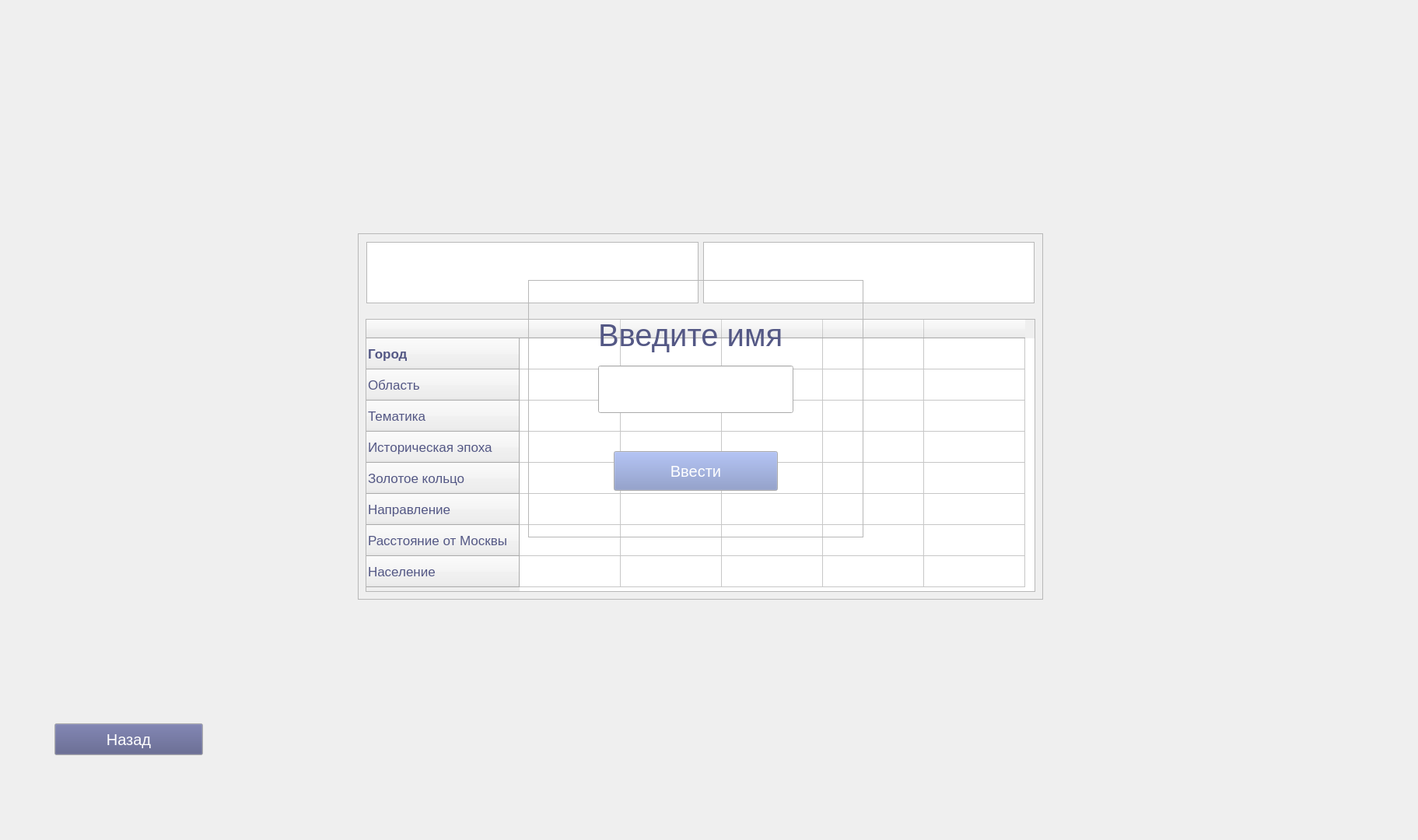
<?xml version="1.0" encoding="UTF-8"?>
<ui version="4.0">
 <class>MainWindow</class>
 <widget class="QMainWindow" name="MainWindow">
  <property name="enabled">
   <bool>true</bool>
  </property>
  <property name="geometry">
   <rect>
    <x>0</x>
    <y>0</y>
    <width>1823</width>
    <height>1080</height>
   </rect>
  </property>
  <property name="windowTitle">
   <string>MainWindow</string>
  </property>
  <widget class="QWidget" name="centralWidget">
   <property name="enabled">
    <bool>true</bool>
   </property>
   <widget class="QLabel" name="label_bkgrd">
    <property name="geometry">
     <rect>
      <x>0</x>
      <y>0</y>
      <width>1920</width>
      <height>1080</height>
     </rect>
    </property>
    <property name="text">
     <string/>
    </property>
    <property name="pixmap">
     <pixmap>background.png</pixmap>
    </property>
   </widget>
   <widget class="QPushButton" name="btn_back">
    <property name="geometry">
     <rect>
      <x>70</x>
      <y>930</y>
      <width>191</width>
      <height>41</height>
     </rect>
    </property>
    <property name="palette">
     <palette>
      <active>
       <colorrole role="Button">
        <brush brushstyle="SolidPattern">
         <color alpha="255">
          <red>84</red>
          <green>88</green>
          <blue>133</blue>
         </color>
        </brush>
       </colorrole>
       <colorrole role="ButtonText">
        <brush brushstyle="SolidPattern">
         <color alpha="255">
          <red>255</red>
          <green>255</green>
          <blue>255</blue>
         </color>
        </brush>
       </colorrole>
      </active>
      <inactive>
       <colorrole role="Button">
        <brush brushstyle="SolidPattern">
         <color alpha="255">
          <red>84</red>
          <green>88</green>
          <blue>133</blue>
         </color>
        </brush>
       </colorrole>
       <colorrole role="ButtonText">
        <brush brushstyle="SolidPattern">
         <color alpha="255">
          <red>255</red>
          <green>255</green>
          <blue>255</blue>
         </color>
        </brush>
       </colorrole>
      </inactive>
      <disabled>
       <colorrole role="Button">
        <brush brushstyle="SolidPattern">
         <color alpha="255">
          <red>84</red>
          <green>88</green>
          <blue>133</blue>
         </color>
        </brush>
       </colorrole>
       <colorrole role="ButtonText">
        <brush brushstyle="SolidPattern">
         <color alpha="255">
          <red>190</red>
          <green>190</green>
          <blue>190</blue>
         </color>
        </brush>
       </colorrole>
      </disabled>
     </palette>
    </property>
    <property name="font">
     <font>
      <pointsize>15</pointsize>
      <stylestrategy>PreferAntialias</stylestrategy>
     </font>
    </property>
    <property name="text">
     <string>Назад</string>
    </property>
   </widget>
   <widget class="QFrame" name="frame_login">
    <property name="geometry">
     <rect>
      <x>679</x>
      <y>360</y>
      <width>431</width>
      <height>331</height>
     </rect>
    </property>
    <property name="frameShape">
     <enum>QFrame::StyledPanel</enum>
    </property>
    <property name="frameShadow">
     <enum>QFrame::Raised</enum>
    </property>
    <widget class="QLabel" name="label_welcome">
     <property name="geometry">
      <rect>
       <x>90</x>
       <y>40</y>
       <width>251</width>
       <height>61</height>
      </rect>
     </property>
     <property name="palette">
      <palette>
       <active>
        <colorrole role="WindowText">
         <brush brushstyle="SolidPattern">
          <color alpha="255">
           <red>84</red>
           <green>88</green>
           <blue>133</blue>
          </color>
         </brush>
        </colorrole>
       </active>
       <inactive>
        <colorrole role="WindowText">
         <brush brushstyle="SolidPattern">
          <color alpha="255">
           <red>84</red>
           <green>88</green>
           <blue>133</blue>
          </color>
         </brush>
        </colorrole>
       </inactive>
       <disabled>
        <colorrole role="WindowText">
         <brush brushstyle="SolidPattern">
          <color alpha="255">
           <red>190</red>
           <green>190</green>
           <blue>190</blue>
          </color>
         </brush>
        </colorrole>
       </disabled>
      </palette>
     </property>
     <property name="font">
      <font>
       <pointsize>30</pointsize>
      </font>
     </property>
     <property name="text">
      <string>Введите имя</string>
     </property>
    </widget>
    <widget class="QLabel" name="label_login">
     <property name="geometry">
      <rect>
       <x>-30</x>
       <y>0</y>
       <width>461</width>
       <height>331</height>
      </rect>
     </property>
     <property name="lineWidth">
      <number>1</number>
     </property>
     <property name="text">
      <string/>
     </property>
     <property name="pixmap">
      <pixmap>fon.jpg</pixmap>
     </property>
    </widget>
    <widget class="QPushButton" name="btn_login">
     <property name="geometry">
      <rect>
       <x>110</x>
       <y>220</y>
       <width>211</width>
       <height>51</height>
      </rect>
     </property>
     <property name="palette">
      <palette>
       <active>
        <colorrole role="WindowText">
         <brush brushstyle="SolidPattern">
          <color alpha="255">
           <red>0</red>
           <green>0</green>
           <blue>0</blue>
          </color>
         </brush>
        </colorrole>
        <colorrole role="Button">
         <brush brushstyle="SolidPattern">
          <color alpha="255">
           <red>127</red>
           <green>144</green>
           <blue>196</blue>
          </color>
         </brush>
        </colorrole>
        <colorrole role="Text">
         <brush brushstyle="SolidPattern">
          <color alpha="255">
           <red>255</red>
           <green>255</green>
           <blue>255</blue>
          </color>
         </brush>
        </colorrole>
        <colorrole role="ButtonText">
         <brush brushstyle="SolidPattern">
          <color alpha="255">
           <red>255</red>
           <green>255</green>
           <blue>255</blue>
          </color>
         </brush>
        </colorrole>
        <colorrole role="PlaceholderText">
         <brush brushstyle="SolidPattern">
          <color alpha="128">
           <red>255</red>
           <green>255</green>
           <blue>255</blue>
          </color>
         </brush>
        </colorrole>
       </active>
       <inactive>
        <colorrole role="WindowText">
         <brush brushstyle="SolidPattern">
          <color alpha="255">
           <red>0</red>
           <green>0</green>
           <blue>0</blue>
          </color>
         </brush>
        </colorrole>
        <colorrole role="Button">
         <brush brushstyle="SolidPattern">
          <color alpha="255">
           <red>127</red>
           <green>144</green>
           <blue>196</blue>
          </color>
         </brush>
        </colorrole>
        <colorrole role="Text">
         <brush brushstyle="SolidPattern">
          <color alpha="255">
           <red>255</red>
           <green>255</green>
           <blue>255</blue>
          </color>
         </brush>
        </colorrole>
        <colorrole role="ButtonText">
         <brush brushstyle="SolidPattern">
          <color alpha="255">
           <red>255</red>
           <green>255</green>
           <blue>255</blue>
          </color>
         </brush>
        </colorrole>
        <colorrole role="PlaceholderText">
         <brush brushstyle="SolidPattern">
          <color alpha="128">
           <red>255</red>
           <green>255</green>
           <blue>255</blue>
          </color>
         </brush>
        </colorrole>
       </inactive>
       <disabled>
        <colorrole role="WindowText">
         <brush brushstyle="SolidPattern">
          <color alpha="255">
           <red>190</red>
           <green>190</green>
           <blue>190</blue>
          </color>
         </brush>
        </colorrole>
        <colorrole role="Button">
         <brush brushstyle="SolidPattern">
          <color alpha="255">
           <red>127</red>
           <green>144</green>
           <blue>196</blue>
          </color>
         </brush>
        </colorrole>
        <colorrole role="Text">
         <brush brushstyle="SolidPattern">
          <color alpha="255">
           <red>190</red>
           <green>190</green>
           <blue>190</blue>
          </color>
         </brush>
        </colorrole>
        <colorrole role="ButtonText">
         <brush brushstyle="SolidPattern">
          <color alpha="255">
           <red>190</red>
           <green>190</green>
           <blue>190</blue>
          </color>
         </brush>
        </colorrole>
        <colorrole role="PlaceholderText">
         <brush brushstyle="SolidPattern">
          <color alpha="128">
           <red>0</red>
           <green>0</green>
           <blue>0</blue>
          </color>
         </brush>
        </colorrole>
       </disabled>
      </palette>
     </property>
     <property name="font">
      <font>
       <pointsize>15</pointsize>
       <stylestrategy>PreferDefault</stylestrategy>
      </font>
     </property>
     <property name="text">
      <string>Ввести</string>
     </property>
    </widget>
    <widget class="QLineEdit" name="line_name_input">
     <property name="geometry">
      <rect>
       <x>90</x>
       <y>110</y>
       <width>251</width>
       <height>61</height>
      </rect>
     </property>
     <property name="font">
      <font>
       <pointsize>25</pointsize>
      </font>
     </property>
     <property name="layoutDirection">
      <enum>Qt::LeftToRight</enum>
     </property>
     <property name="alignment">
      <set>Qt::AlignCenter</set>
     </property>
    </widget>
    <zorder>label_login</zorder>
    <zorder>label_welcome</zorder>
    <zorder>line_name_input</zorder>
    <zorder>btn_login</zorder>
   </widget>
   <widget class="QFrame" name="frame_cities">
    <property name="geometry">
     <rect>
      <x>460</x>
      <y>300</y>
      <width>881</width>
      <height>471</height>
     </rect>
    </property>
    <property name="palette">
     <palette>
      <active>
       <colorrole role="WindowText">
        <brush brushstyle="SolidPattern">
         <color alpha="255">
          <red>0</red>
          <green>0</green>
          <blue>0</blue>
         </color>
        </brush>
       </colorrole>
       <colorrole role="Midlight">
        <brush brushstyle="SolidPattern">
         <color alpha="255">
          <red>127</red>
          <green>144</green>
          <blue>196</blue>
         </color>
        </brush>
       </colorrole>
       <colorrole role="Dark">
        <brush brushstyle="SolidPattern">
         <color alpha="255">
          <red>84</red>
          <green>88</green>
          <blue>133</blue>
         </color>
        </brush>
       </colorrole>
       <colorrole role="Text">
        <brush brushstyle="SolidPattern">
         <color alpha="255">
          <red>0</red>
          <green>0</green>
          <blue>0</blue>
         </color>
        </brush>
       </colorrole>
       <colorrole role="ButtonText">
        <brush brushstyle="SolidPattern">
         <color alpha="255">
          <red>0</red>
          <green>0</green>
          <blue>0</blue>
         </color>
        </brush>
       </colorrole>
       <colorrole role="PlaceholderText">
        <brush brushstyle="SolidPattern">
         <color alpha="128">
          <red>0</red>
          <green>0</green>
          <blue>0</blue>
         </color>
        </brush>
       </colorrole>
      </active>
      <inactive>
       <colorrole role="WindowText">
        <brush brushstyle="SolidPattern">
         <color alpha="255">
          <red>0</red>
          <green>0</green>
          <blue>0</blue>
         </color>
        </brush>
       </colorrole>
       <colorrole role="Midlight">
        <brush brushstyle="SolidPattern">
         <color alpha="255">
          <red>127</red>
          <green>144</green>
          <blue>196</blue>
         </color>
        </brush>
       </colorrole>
       <colorrole role="Dark">
        <brush brushstyle="SolidPattern">
         <color alpha="255">
          <red>84</red>
          <green>88</green>
          <blue>133</blue>
         </color>
        </brush>
       </colorrole>
       <colorrole role="Text">
        <brush brushstyle="SolidPattern">
         <color alpha="255">
          <red>0</red>
          <green>0</green>
          <blue>0</blue>
         </color>
        </brush>
       </colorrole>
       <colorrole role="ButtonText">
        <brush brushstyle="SolidPattern">
         <color alpha="255">
          <red>0</red>
          <green>0</green>
          <blue>0</blue>
         </color>
        </brush>
       </colorrole>
       <colorrole role="PlaceholderText">
        <brush brushstyle="SolidPattern">
         <color alpha="128">
          <red>0</red>
          <green>0</green>
          <blue>0</blue>
         </color>
        </brush>
       </colorrole>
      </inactive>
      <disabled>
       <colorrole role="WindowText">
        <brush brushstyle="SolidPattern">
         <color alpha="255">
          <red>84</red>
          <green>88</green>
          <blue>133</blue>
         </color>
        </brush>
       </colorrole>
       <colorrole role="Midlight">
        <brush brushstyle="SolidPattern">
         <color alpha="255">
          <red>127</red>
          <green>144</green>
          <blue>196</blue>
         </color>
        </brush>
       </colorrole>
       <colorrole role="Dark">
        <brush brushstyle="SolidPattern">
         <color alpha="255">
          <red>84</red>
          <green>88</green>
          <blue>133</blue>
         </color>
        </brush>
       </colorrole>
       <colorrole role="Text">
        <brush brushstyle="SolidPattern">
         <color alpha="255">
          <red>84</red>
          <green>88</green>
          <blue>133</blue>
         </color>
        </brush>
       </colorrole>
       <colorrole role="ButtonText">
        <brush brushstyle="SolidPattern">
         <color alpha="255">
          <red>84</red>
          <green>88</green>
          <blue>133</blue>
         </color>
        </brush>
       </colorrole>
       <colorrole role="PlaceholderText">
        <brush brushstyle="SolidPattern">
         <color alpha="128">
          <red>0</red>
          <green>0</green>
          <blue>0</blue>
         </color>
        </brush>
       </colorrole>
      </disabled>
     </palette>
    </property>
    <property name="frameShape">
     <enum>QFrame::StyledPanel</enum>
    </property>
    <property name="frameShadow">
     <enum>QFrame::Raised</enum>
    </property>
    <widget class="QWidget" name="horizontalLayoutWidget">
     <property name="geometry">
      <rect>
       <x>0</x>
       <y>0</y>
       <width>881</width>
       <height>101</height>
      </rect>
     </property>
     <layout class="QHBoxLayout" name="horizontalLayout">
      <item>
       <widget class="QTextBrowser" name="text_like_cities">
        <property name="font">
         <font>
          <pointsize>14</pointsize>
         </font>
        </property>
        <property name="inputMethodHints">
         <set>Qt::ImhNone</set>
        </property>
        <property name="html">
         <string>&lt;!DOCTYPE HTML PUBLIC &quot;-//W3C//DTD HTML 4.0//EN&quot; &quot;http://www.w3.org/TR/REC-html40/strict.dtd&quot;&gt;
&lt;html&gt;&lt;head&gt;&lt;meta name=&quot;qrichtext&quot; content=&quot;1&quot; /&gt;&lt;style type=&quot;text/css&quot;&gt;
p, li { white-space: pre-wrap; }
&lt;/style&gt;&lt;/head&gt;&lt;body style=&quot; font-family:'Ubuntu'; font-size:14pt; font-weight:400; font-style:normal;&quot;&gt;
&lt;p style=&quot;-qt-paragraph-type:empty; margin-top:0px; margin-bottom:0px; margin-left:0px; margin-right:0px; -qt-block-indent:0; text-indent:0px;&quot;&gt;&lt;br /&gt;&lt;/p&gt;&lt;/body&gt;&lt;/html&gt;</string>
        </property>
       </widget>
      </item>
      <item>
       <widget class="QTextBrowser" name="text_dislike_cities">
        <property name="font">
         <font>
          <pointsize>14</pointsize>
         </font>
        </property>
        <property name="inputMethodHints">
         <set>Qt::ImhNone</set>
        </property>
        <property name="html">
         <string>&lt;!DOCTYPE HTML PUBLIC &quot;-//W3C//DTD HTML 4.0//EN&quot; &quot;http://www.w3.org/TR/REC-html40/strict.dtd&quot;&gt;
&lt;html&gt;&lt;head&gt;&lt;meta name=&quot;qrichtext&quot; content=&quot;1&quot; /&gt;&lt;style type=&quot;text/css&quot;&gt;
p, li { white-space: pre-wrap; }
&lt;/style&gt;&lt;/head&gt;&lt;body style=&quot; font-family:'Ubuntu'; font-size:14pt; font-weight:400; font-style:normal;&quot;&gt;
&lt;p style=&quot;-qt-paragraph-type:empty; margin-top:0px; margin-bottom:0px; margin-left:0px; margin-right:0px; -qt-block-indent:0; text-indent:0px;&quot;&gt;&lt;br /&gt;&lt;/p&gt;&lt;/body&gt;&lt;/html&gt;</string>
        </property>
       </widget>
      </item>
     </layout>
    </widget>
    <widget class="QTableWidget" name="tableWidget">
     <property name="geometry">
      <rect>
       <x>10</x>
       <y>110</y>
       <width>861</width>
       <height>351</height>
      </rect>
     </property>
     <property name="palette">
      <palette>
       <active>
        <colorrole role="WindowText">
         <brush brushstyle="SolidPattern">
          <color alpha="255">
           <red>84</red>
           <green>88</green>
           <blue>133</blue>
          </color>
         </brush>
        </colorrole>
        <colorrole role="Midlight">
         <brush brushstyle="SolidPattern">
          <color alpha="255">
           <red>127</red>
           <green>144</green>
           <blue>196</blue>
          </color>
         </brush>
        </colorrole>
        <colorrole role="Dark">
         <brush brushstyle="SolidPattern">
          <color alpha="255">
           <red>84</red>
           <green>88</green>
           <blue>133</blue>
          </color>
         </brush>
        </colorrole>
        <colorrole role="Mid">
         <brush brushstyle="SolidPattern">
          <color alpha="255">
           <red>127</red>
           <green>144</green>
           <blue>196</blue>
          </color>
         </brush>
        </colorrole>
        <colorrole role="Text">
         <brush brushstyle="SolidPattern">
          <color alpha="255">
           <red>84</red>
           <green>88</green>
           <blue>133</blue>
          </color>
         </brush>
        </colorrole>
        <colorrole role="ButtonText">
         <brush brushstyle="SolidPattern">
          <color alpha="255">
           <red>84</red>
           <green>88</green>
           <blue>133</blue>
          </color>
         </brush>
        </colorrole>
        <colorrole role="Shadow">
         <brush brushstyle="SolidPattern">
          <color alpha="255">
           <red>84</red>
           <green>88</green>
           <blue>133</blue>
          </color>
         </brush>
        </colorrole>
        <colorrole role="PlaceholderText">
         <brush brushstyle="SolidPattern">
          <color alpha="255">
           <red>127</red>
           <green>144</green>
           <blue>196</blue>
          </color>
         </brush>
        </colorrole>
       </active>
       <inactive>
        <colorrole role="WindowText">
         <brush brushstyle="SolidPattern">
          <color alpha="255">
           <red>84</red>
           <green>88</green>
           <blue>133</blue>
          </color>
         </brush>
        </colorrole>
        <colorrole role="Midlight">
         <brush brushstyle="SolidPattern">
          <color alpha="255">
           <red>127</red>
           <green>144</green>
           <blue>196</blue>
          </color>
         </brush>
        </colorrole>
        <colorrole role="Dark">
         <brush brushstyle="SolidPattern">
          <color alpha="255">
           <red>84</red>
           <green>88</green>
           <blue>133</blue>
          </color>
         </brush>
        </colorrole>
        <colorrole role="Mid">
         <brush brushstyle="SolidPattern">
          <color alpha="255">
           <red>127</red>
           <green>144</green>
           <blue>196</blue>
          </color>
         </brush>
        </colorrole>
        <colorrole role="Text">
         <brush brushstyle="SolidPattern">
          <color alpha="255">
           <red>84</red>
           <green>88</green>
           <blue>133</blue>
          </color>
         </brush>
        </colorrole>
        <colorrole role="ButtonText">
         <brush brushstyle="SolidPattern">
          <color alpha="255">
           <red>84</red>
           <green>88</green>
           <blue>133</blue>
          </color>
         </brush>
        </colorrole>
        <colorrole role="Shadow">
         <brush brushstyle="SolidPattern">
          <color alpha="255">
           <red>84</red>
           <green>88</green>
           <blue>133</blue>
          </color>
         </brush>
        </colorrole>
        <colorrole role="PlaceholderText">
         <brush brushstyle="SolidPattern">
          <color alpha="255">
           <red>127</red>
           <green>144</green>
           <blue>196</blue>
          </color>
         </brush>
        </colorrole>
       </inactive>
       <disabled>
        <colorrole role="WindowText">
         <brush brushstyle="SolidPattern">
          <color alpha="255">
           <red>84</red>
           <green>88</green>
           <blue>133</blue>
          </color>
         </brush>
        </colorrole>
        <colorrole role="Midlight">
         <brush brushstyle="SolidPattern">
          <color alpha="255">
           <red>127</red>
           <green>144</green>
           <blue>196</blue>
          </color>
         </brush>
        </colorrole>
        <colorrole role="Dark">
         <brush brushstyle="SolidPattern">
          <color alpha="255">
           <red>84</red>
           <green>88</green>
           <blue>133</blue>
          </color>
         </brush>
        </colorrole>
        <colorrole role="Mid">
         <brush brushstyle="SolidPattern">
          <color alpha="255">
           <red>127</red>
           <green>144</green>
           <blue>196</blue>
          </color>
         </brush>
        </colorrole>
        <colorrole role="Text">
         <brush brushstyle="SolidPattern">
          <color alpha="255">
           <red>84</red>
           <green>88</green>
           <blue>133</blue>
          </color>
         </brush>
        </colorrole>
        <colorrole role="ButtonText">
         <brush brushstyle="SolidPattern">
          <color alpha="255">
           <red>84</red>
           <green>88</green>
           <blue>133</blue>
          </color>
         </brush>
        </colorrole>
        <colorrole role="Shadow">
         <brush brushstyle="SolidPattern">
          <color alpha="255">
           <red>84</red>
           <green>88</green>
           <blue>133</blue>
          </color>
         </brush>
        </colorrole>
        <colorrole role="PlaceholderText">
         <brush brushstyle="SolidPattern">
          <color alpha="255">
           <red>127</red>
           <green>144</green>
           <blue>196</blue>
          </color>
         </brush>
        </colorrole>
       </disabled>
      </palette>
     </property>
     <property name="font">
      <font>
       <pointsize>13</pointsize>
      </font>
     </property>
     <property name="acceptDrops">
      <bool>false</bool>
     </property>
     <property name="styleSheet">
      <string notr="true">color: rgb(84, 88, 133);</string>
     </property>
     <property name="alternatingRowColors">
      <bool>false</bool>
     </property>
     <attribute name="horizontalHeaderDefaultSectionSize">
      <number>130</number>
     </attribute>
     <attribute name="verticalHeaderDefaultSectionSize">
      <number>40</number>
     </attribute>
     <row>
      <property name="text">
       <string>Город</string>
      </property>
      <property name="font">
       <font>
        <weight>75</weight>
        <bold>true</bold>
       </font>
      </property>
     </row>
     <row>
      <property name="text">
       <string>Область</string>
      </property>
     </row>
     <row>
      <property name="text">
       <string>Тематика</string>
      </property>
     </row>
     <row>
      <property name="text">
       <string>Историческая эпоха</string>
      </property>
     </row>
     <row>
      <property name="text">
       <string>Золотое кольцо</string>
      </property>
     </row>
     <row>
      <property name="text">
       <string>Направление</string>
      </property>
     </row>
     <row>
      <property name="text">
       <string>Расстояние от Москвы</string>
      </property>
     </row>
     <row>
      <property name="text">
       <string>Население</string>
      </property>
     </row>
     <column>
      <property name="text">
       <string/>
      </property>
     </column>
     <column>
      <property name="text">
       <string/>
      </property>
     </column>
     <column>
      <property name="text">
       <string/>
      </property>
     </column>
     <column>
      <property name="text">
       <string/>
      </property>
     </column>
     <column>
      <property name="text">
       <string/>
      </property>
     </column>
     <item row="0" column="0">
      <property name="text">
       <string/>
      </property>
      <property name="flags">
       <set>ItemIsSelectable|ItemIsDragEnabled|ItemIsDropEnabled|ItemIsUserCheckable|ItemIsEnabled</set>
      </property>
     </item>
     <item row="1" column="0">
      <property name="text">
       <string/>
      </property>
      <property name="flags">
       <set>ItemIsSelectable|ItemIsDragEnabled|ItemIsDropEnabled|ItemIsUserCheckable|ItemIsEnabled</set>
      </property>
     </item>
     <item row="2" column="0">
      <property name="text">
       <string/>
      </property>
      <property name="flags">
       <set>ItemIsSelectable|ItemIsDragEnabled|ItemIsDropEnabled|ItemIsUserCheckable|ItemIsEnabled</set>
      </property>
     </item>
     <item row="3" column="0">
      <property name="text">
       <string/>
      </property>
      <property name="flags">
       <set>ItemIsSelectable|ItemIsDragEnabled|ItemIsDropEnabled|ItemIsUserCheckable|ItemIsEnabled</set>
      </property>
     </item>
     <item row="4" column="0">
      <property name="text">
       <string/>
      </property>
      <property name="flags">
       <set>ItemIsSelectable|ItemIsDragEnabled|ItemIsDropEnabled|ItemIsUserCheckable|ItemIsEnabled</set>
      </property>
     </item>
     <item row="5" column="0">
      <property name="text">
       <string/>
      </property>
      <property name="flags">
       <set>ItemIsSelectable|ItemIsDragEnabled|ItemIsDropEnabled|ItemIsUserCheckable|ItemIsEnabled</set>
      </property>
     </item>
     <item row="6" column="0">
      <property name="text">
       <string/>
      </property>
      <property name="flags">
       <set>ItemIsSelectable|ItemIsDragEnabled|ItemIsDropEnabled|ItemIsUserCheckable|ItemIsEnabled</set>
      </property>
     </item>
     <item row="7" column="0">
      <property name="text">
       <string/>
      </property>
      <property name="flags">
       <set>ItemIsSelectable|ItemIsDragEnabled|ItemIsDropEnabled|ItemIsUserCheckable|ItemIsEnabled</set>
      </property>
     </item>
    </widget>
   </widget>
   <zorder>label_bkgrd</zorder>
   <zorder>frame_cities</zorder>
   <zorder>btn_back</zorder>
   <zorder>frame_login</zorder>
  </widget>
 </widget>
 <layoutdefault spacing="6" margin="11"/>
 <resources/>
 <connections/>
</ui>
